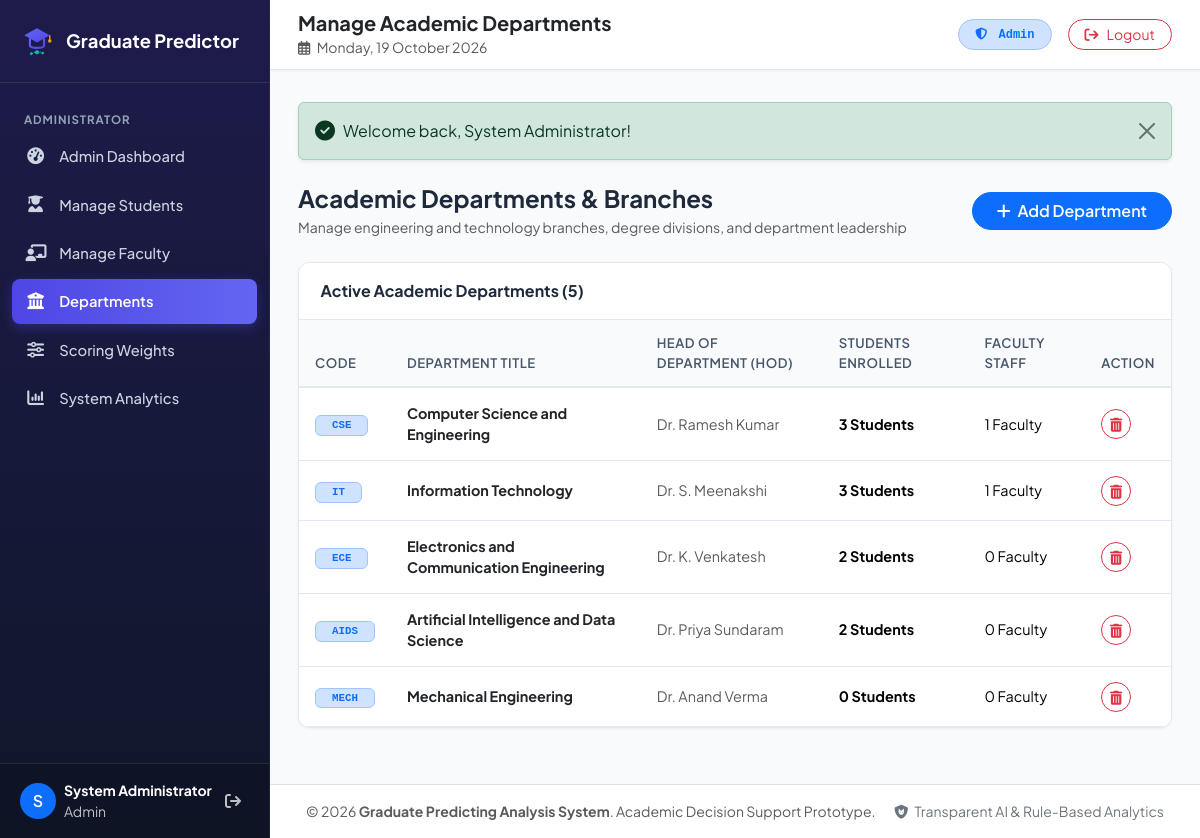
The app's page /admin/departments.php (signed in) with its own data.
### tables this page shows
CREATE TABLE `departments` (
    `id` INT AUTO_INCREMENT PRIMARY KEY,
    `dept_code` VARCHAR(20) NOT NULL UNIQUE,
    `dept_name` VARCHAR(150) NOT NULL,
    `hod_name` VARCHAR(100) DEFAULT NULL,
    `created_at` TIMESTAMP DEFAULT CURRENT_TIMESTAMP
);

### config/helper.php (called while the page is built, shortened)
<?php
function sanitize(?string $str): string {
    return htmlspecialchars(trim((string)$str), ENT_QUOTES, 'UTF-8');
}
function baseUrl(string $path = ''): string {
    $scriptName = $_SERVER['SCRIPT_NAME'] ?? '';
    $pos = strpos($scriptName, '/graduate_predictor');
    if ($pos !== false) {
        $base = '/graduate_predictor';
    } else {
        $base = '';
    }
    return rtrim($base, '/') . '/' . ltrim($path, '/');
}

### admin/departments.php (the view, shortened to what this page needs)
<?php
require_once __DIR__ . '/../config/helper.php';
$db = getDB();
$stmt = $db->query("
    SELECT d.*,
           (SELECT count(*) FROM students s WHERE s.department_id = d.id) as student_count,
           (SELECT count(*) FROM faculty f WHERE f.department_id = d.id) as faculty_count
    FROM departments d
    ORDER BY d.id ASC
");
$deptList = $stmt->fetchAll();
include __DIR__ . '/../includes/header.php';
?>
<div class="d-flex flex-column flex-sm-row justify-content-between align-items-sm-center gap-2 mb-4">
    <div>
        <h4 class="fw-bold mb-1">Academic Departments & Branches</h4>
        <p class="text-muted small mb-0">Manage engineering and technology branches, degree divisions, and department leadership</p>
    </div>
    <button type="button" class="btn btn-primary rounded-pill px-4 fw-semibold" data-bs-toggle="modal" data-bs-target="#addDeptModal">
        <i class="fas fa-plus me-1"></i> Add Department
    </button>
</div>
<div class="content-card">
    <div class="content-card-header d-flex justify-content-between align-items-center">
        <h6 class="fw-bold mb-0">Active Academic Departments (<?= count($deptList) ?>)</h6>
    </div>
    <div class="content-card-body p-0">
        <div class="table-responsive">
            <table class="table table-custom table-hover mb-0">
                <thead>
                    <tr>
                        <th>Code</th>
                        <th>Department Title</th>
                        <th>Head of Department (HOD)</th>
                        <th>Students Enrolled</th>
                        <th>Faculty Staff</th>
                        <th>Action</th>
                    </tr>
                </thead>
                <tbody>
                    <?php foreach ($deptList as $d): ?>
                        <tr>
                            <td><span class="badge bg-primary-subtle text-primary border border-primary-subtle font-monospace px-3 py-1"><?= sanitize($d['dept_code']) ?></span></td>
                            <td><strong class="text-dark"><?= sanitize($d['dept_name']) ?></strong></td>
                            <td class="text-muted"><?= sanitize($d['hod_name'] ?: 'Not Assigned') ?></td>
                            <td><strong><?= (int)$d['student_count'] ?> Students</strong></td>
                            <td><?= (int)$d['faculty_count'] ?> Faculty</td>
                            <td>
                                <a href="<?= baseUrl('admin/departments.php?delete=' . $d['id']) ?>" class="btn btn-sm btn-outline-danger rounded-circle p-1" style="width: 30px; height: 30px;" onclick="return confirm('Delete department <?= sanitize($d['dept_code']) ?>?');" title="Delete">
                                    <i class="fas fa-trash-can"></i>
                                </a>
                            </td>
                        </tr>
                    <?php endforeach; ?>
                </tbody>
            </table>
        </div>
    </div>
</div>
<?php include __DIR__ . '/../includes/footer.php'; ?>

### assets/css/style.css (style rules this page uses)
:root { --primary-color: #4f46e5; --primary-hover: #4338ca; --primary-light: #e0e7ff; --secondary-color: #06b6d4; --dark-bg: #0f172a; --sidebar-bg: #1e1b4b; --sidebar-hover: #312e81; --card-bg: #ffffff; --body-bg: #f8fafc; --text-main: #1e293b; --text-muted: #64748b; --border-color: #e2e8f0; --success-color: #10b981; --warning-color: #f59e0b; --danger-color: #ef4444; --radius-sm: 8px; --radius-md: 12px; --radius-lg: 18px; --shadow-sm: 0 1px 3px rgba(0, 0, 0, 0.05); --shadow-md: 0 4px 12px rgba(15, 23, 42, 0.08); --shadow-lg: 0 10px 25px rgba(15, 23, 42, 0.12); }
body { font-family: 'Plus Jakarta Sans', system-ui, -apple-system, BlinkMacSystemFont, 'Segoe UI', Roboto, sans-serif; background-color: var(--body-bg); color: var(--text-main); min-height: 100vh; overflow-x: hidden; }
.content-card { background: #ffffff; border-radius: var(--radius-md); border: 1px solid var(--border-color); box-shadow: var(--shadow-sm); margin-bottom: 1.5rem; overflow: hidden; }
.content-card-header { padding: 1.15rem 1.35rem; border-bottom: 1px solid var(--border-color); background-color: #ffffff; display: flex; align-items: center; justify-content: space-between; }
.content-card-body { padding: 1.35rem; }
.table-custom { vertical-align: middle; }
.table-custom thead th { background-color: #f8fafc; color: #475569; font-weight: 600; font-size: 0.82rem; text-transform: uppercase; letter-spacing: 0.04em; border-bottom: 2px solid var(--border-color); padding: 0.85rem 1rem; }
.table-custom tbody td { padding: 0.9rem 1rem; border-bottom: 1px solid var(--border-color); font-size: 0.9rem; }

### records on screen
departments: dept_code "CSE", dept_name "Computer Science and Engineering", hod_name "Dr. Ramesh Kumar", student_count "3", faculty_count "1"
departments: dept_code "IT", dept_name "Information Technology", hod_name "Dr. S. Meenakshi", student_count "3", faculty_count "1"
departments: dept_code "ECE", dept_name "Electronics and Communication Engineering", hod_name "Dr. K. Venkatesh", student_count "2", faculty_count "0"
departments: dept_code "AIDS", dept_name "Artificial Intelligence and Data Science", hod_name "Dr. Priya Sundaram", student_count "2", faculty_count "0"
departments: dept_code "MECH", dept_name "Mechanical Engineering", hod_name "Dr. Anand Verma", student_count "0", faculty_count "0"

### other values on screen
substr($user['name'], 0, 1) "S"
$user['name'] "System Administrator"
$user['role'] "Admin"
$pageTitle "Manage Academic Departments"
$message "Welcome back, System Administrator!"
count($deptList) "5"
